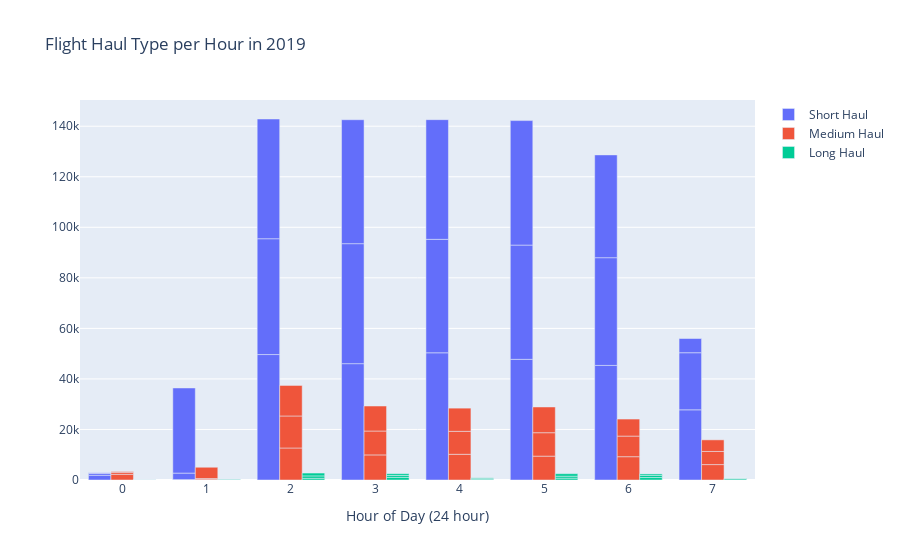

The notebook cell saved with this chart:
### Markdown cell above
#### Chart the aggregate dataframe as a bar graph

### Code cell
import plotly.express as px
import plotly.graph_objects as go


fig = go.Figure()
fig.add_trace(go.Bar(name="Short Haul", 
                     x=haul_type_by_hour['dep_hour_of_day'], 
                     y=haul_type_by_hour[haul_type_by_hour['haul_type'] == 0.0]['total_flights']))
fig.add_trace(go.Bar(name="Medium Haul", 
                     x=haul_type_by_hour['dep_hour_of_day'], 
                     y=haul_type_by_hour[haul_type_by_hour['haul_type'] == 1.0]['total_flights']))
fig.add_trace(go.Bar(name="Long Haul", 
                     x=haul_type_by_hour['dep_hour_of_day'], 
                     y=haul_type_by_hour[haul_type_by_hour['haul_type'] == 2.0]['total_flights']))
fig.update_layout(
    title='Flight Haul Type per Hour in 2019',
    xaxis_title="Hour of Day (24 hour)")
fig.show()
py.plot(fig)

### Figure 1 — Plotly figure (JSON) as saved in the notebook; plotly's stock layout.template omitted (floating-point values rounded to 4 significant figures)
{"data": [{"name": "Short Haul", "type": "bar", "x": [0, 0, 0, 1, 1, 1, 2, 2, 2, 3, 3, 3, 4, 4, 4, 5, 5, 5, 6, 6, 6, 7, 7, 7, 8, 8, 8, 9, 9, 9, 10, 10, 10, 11, 11, 11, 12, 12, 12, 13, 13, 13, 14, 14, 14, 15, 15, 15, 16, 16, 16, 17, 17, 17, 18, 18, 18, 19, 19, 19, 20, 20, 20, 21, 21, 21, 22, 22, 22, 23, 23, 23], "y": [1868, 754, 223, 177, 2558, 33685, 49643, 45834, 47377, 46043, 47482, 49041, 50341, 44892, 47360, 47752, 45211, 49260, 45347, 42629, 40673, 27772, 22593, 5630]}, {"name": "Medium Haul", "type": "bar", "x": [0, 0, 0, 1, 1, 1, 2, 2, 2, 3, 3, 3, 4, 4, 4, 5, 5, 5, 6, 6, 6, 7, 7, 7, 8, 8, 8, 9, 9, 9, 10, 10, 10, 11, 11, 11, 12, 12, 12, 13, 13, 13, 14, 14, 14, 15, 15, 15, 16, 16, 16, 17, 17, 17, 18, 18, 18, 19, 19, 19, 20, 20, 20, 21, 21, 21, 22, 22, 22, 23, 23, 23], "y": [2252, 766, 317, 168, 413, 4463, 12666, 12668, 12077, 9929, 9455, 9890, 10174, 9080, 9184, 9447, 9266, 10184, 9225, 8153, 6742, 6103, 5192, 4588]}, {"name": "Long Haul", "type": "bar", "x": [0, 0, 0, 1, 1, 1, 2, 2, 2, 3, 3, 3, 4, 4, 4, 5, 5, 5, 6, 6, 6, 7, 7, 7, 8, 8, 8, 9, 9, 9, 10, 10, 10, 11, 11, 11, 12, 12, 12, 13, 13, 13, 14, 14, 14, 15, 15, 15, 16, 16, 16, 17, 17, 17, 18, 18, 18, 19, 19, 19, 20, 20, 20, 21, 21, 21, 22, 22, 22, 23, 23, 23], "y": [28, 39, 8, 1, 1, 167, 669, 946, 1138, 1038, 743, 709, 328, 217, 294, 733, 776, 982, 982, 837, 580, 443, 180, 84]}], "layout": {"autosize": true, "title": {"text": "Flight Haul Type per Hour in 2019"}, "xaxis": {"autorange": true, "range": [-0.5, 7.5], "title": {"text": "Hour of Day (24 hour)"}, "type": "linear"}, "yaxis": {"autorange": true, "range": [0, 150400.0], "type": "linear"}}}
